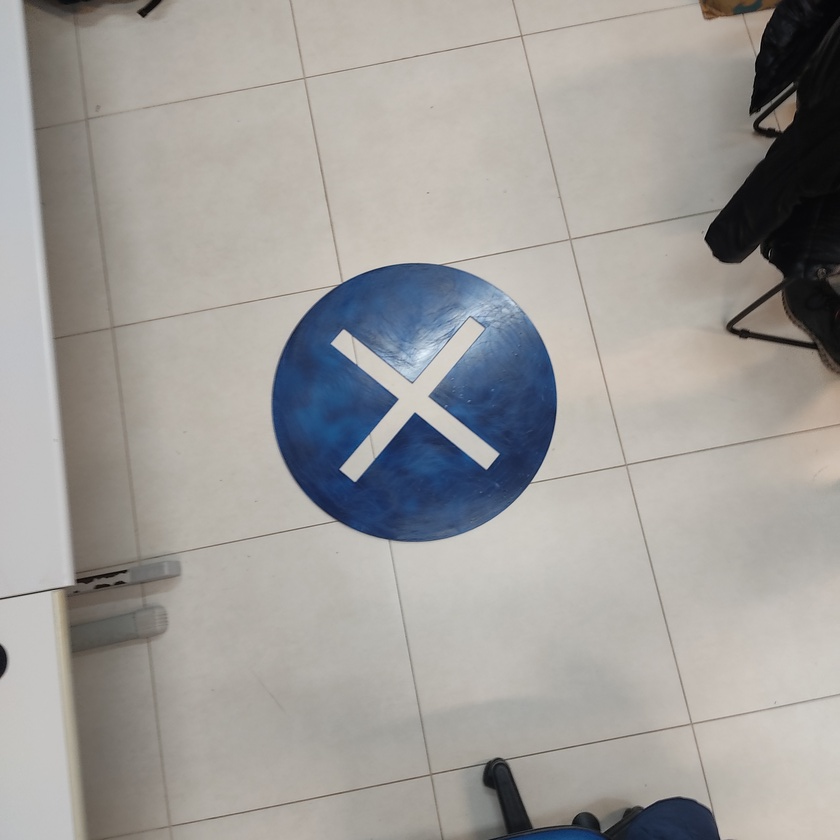
#> input picture Tests/TemplateMatch/Easy-match.jpg, 840 x 840 px, shrunk from 3000 x 3000 before the run, given in place of the camera
$ python contoursAndAreas3.0.py
#> lines starting #> are read from the running program, lines starting #| are printed output that depends on the picture; after the words box and inside, x2 and y2 are one past the last pixel; in counts of white or black regions, pixels touching at a corner belong together
import cv2
import numpy as np

cam = cv2.VideoCapture(1)


while True:
    # retorna exatamente o que a camera estava vendo no instante que a funçao foi chamada
    # em formato de matriz da numpy(MatLike)
    sucess, frame = cam.read()
#> frame is the input picture: shape (840, 840, 3); mean B, G, R 154, 156.9, 159.2


    # para reduzir o ruido da imagem
    # dependendo podemos usar billinearFiltering( pois mantem as bordas mais "afiadas")
    blur = cv2.GaussianBlur(frame, (5, 5), 0)

    # encontra bordas a usando gradiente e binariza a imagem
    # valormin: qualquer valor abaixo não é considerado uma borda
    # valormax: qualquer valor acima dele é considerado uma borda
    # valoresintermediarios que estiverem conectados a um valor max sao considerados bordas
    # L2gradient: quando True usa um algoritmo mais preciso
    # provavelmente precisara de calibração para cada camera

    raw_contours = cv2.Canny(blur, 50, 100, L2gradient=True)
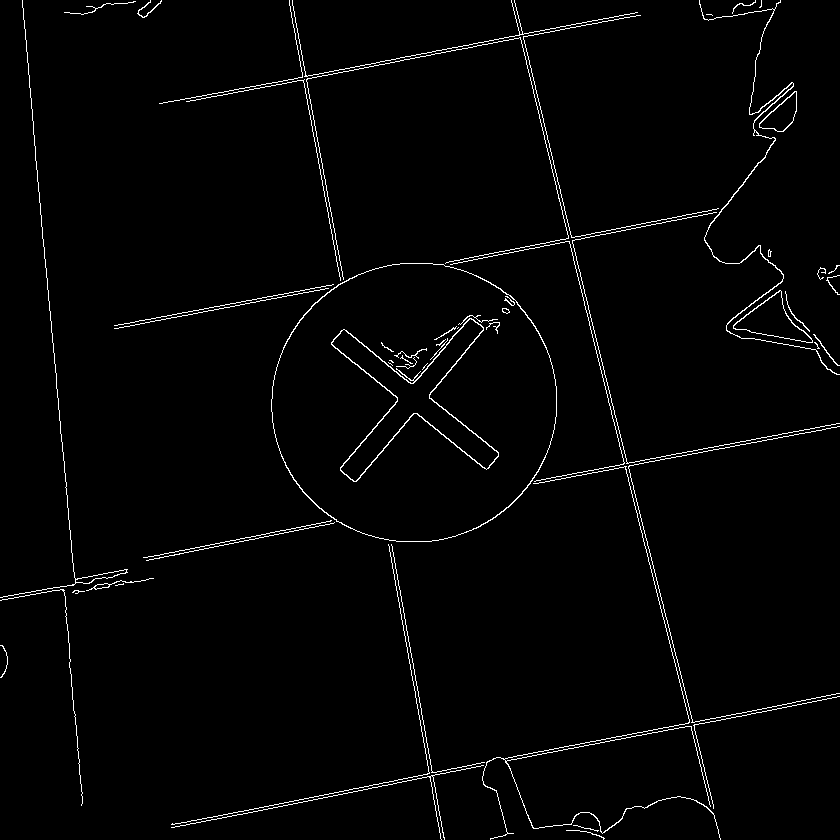
#> raw_contours: shape (840, 840); 1.9% white in thin lines or dots

    # so pega os contornos externos, forma os contornos somente com os pontos essenciais
    contours, hierarchy = cv2.findContours(
        raw_contours, cv2.RETR_EXTERNAL, cv2.CHAIN_APPROX_SIMPLE)
#> contours = 41 contours, 32 with area under 20; largest, box (x1, y1, x2, y2) and area: (271, 263, 557, 542) 62640, (733, 290, 813, 343) 1739, (759, 91, 797, 132) 776, (699, 0, 840, 375) 266, (0, 0, 128, 598) 228

    img_contours = np.uint8(np.zeros((frame.shape[0],frame.shape[1])))

    sel_contours=[]
    max=0
    for contour in contours:
        if contour.shape[0]>max:
            sel_contours=contour
            max=contour.shape[0]
#> this loop made 41 passes
#> max on passes 1, 3, 11, 14: 32, 344, 374, 1152
#> contour on pass 33: [[706, 14], [711, 14], [712, 15], [711, 14]]
#> after the loop, max = 1152; sel_contours = contour of 1152 points, box (x1, y1, x2, y2) (482, 466, 721, 840), area 83
    #print(sel_contours)

    #NUMBER OF CONTOURS (OLNY ORDER) YOU WANT TO
    #sel_contours.append(contours[0])
    #sel_contours.append(contours[1])

    cv2.drawContours(img_contours, sel_contours, -1, (255,255,255), 1)
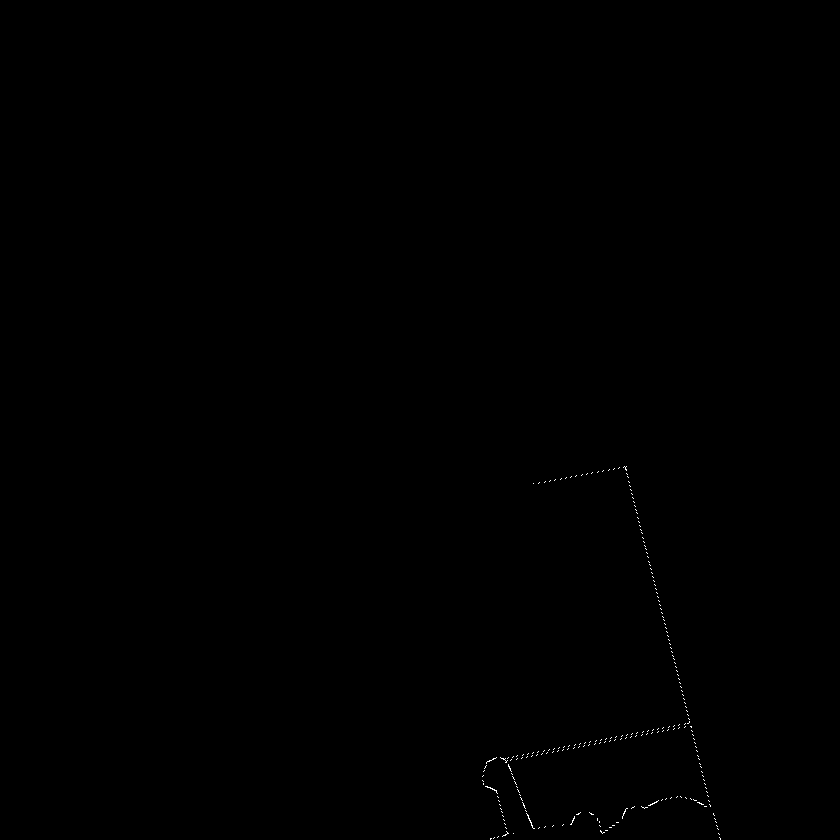
#> img_contours: shape (840, 840); 0.09% white in thin lines or dots, all inside (x1, y1, x2, y2) = (482, 466, 721, 840)
    area = cv2.contourArea(sel_contours)
#> area = 83

    #print text accurately in the window
    font                   = cv2.FONT_HERSHEY_SIMPLEX
    bottomLeftCornerOfText = (10,500)
    fontScale              = 1
    fontColor              = (255,255,255)
    thickness              = 1
    lineType               = 2

    cv2.putText(img_contours,f'{area}pixels',
    bottomLeftCornerOfText,
    font,
    fontScale,
    fontColor,
    thickness,
    lineType)
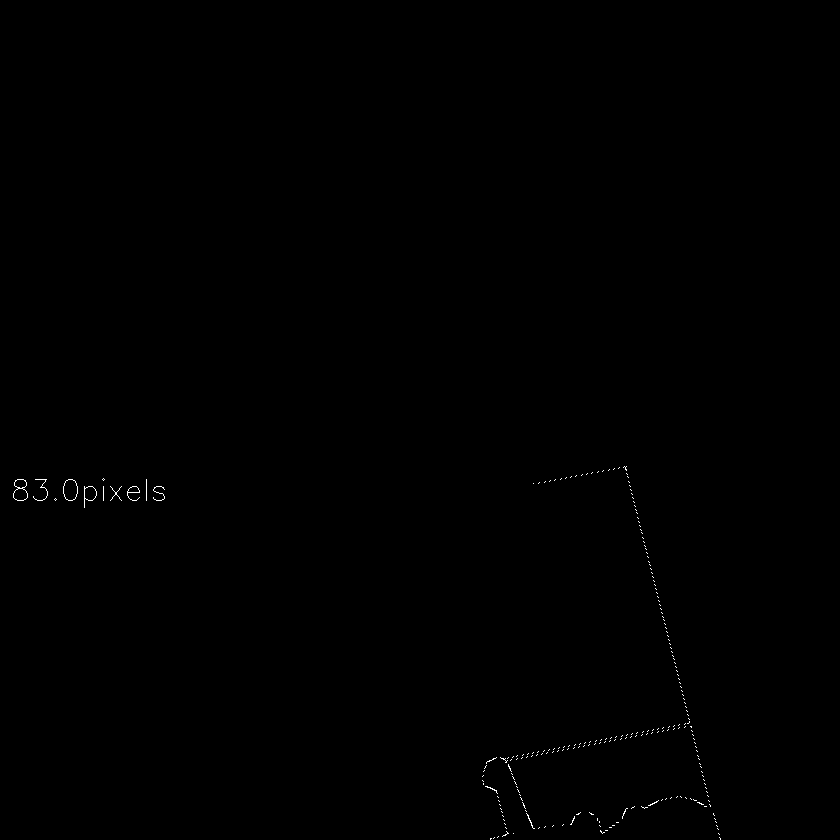
#> img_contours: shape (840, 840); 0.15% white in thin lines or dots, all inside (x1, y1, x2, y2) = (13, 466, 721, 840)
    # mostra o frame atual


    # para cada contorno
    # usado o enumerate pois assim teremos os indices caso quisermos filtra o primeiro
    # é util principalmente quando usado a função threshold ao inves de canny para binarizar
    # ja que no threshold geralmente ele detecta o primero contorno como a propria imagem
    '''
    for i, contour in enumerate(contours):
        # calcula a area em pixels a partir do contorno (precisao muito alta)
        area = cv2.contourArea(contour)
        print(area)
        # if area < x : podemos usar isso para filtrar areas
    '''

    # se o unicode da key apertada for igual ao unicode da letra q
    if cv2.waitKey(1) & 0xFF == ord('q'):
#> (key q is pressed here)
        break
cv2.destroyAllWindows()

$ run again, on Tests/TemplateMatch/Hard-match.jpg
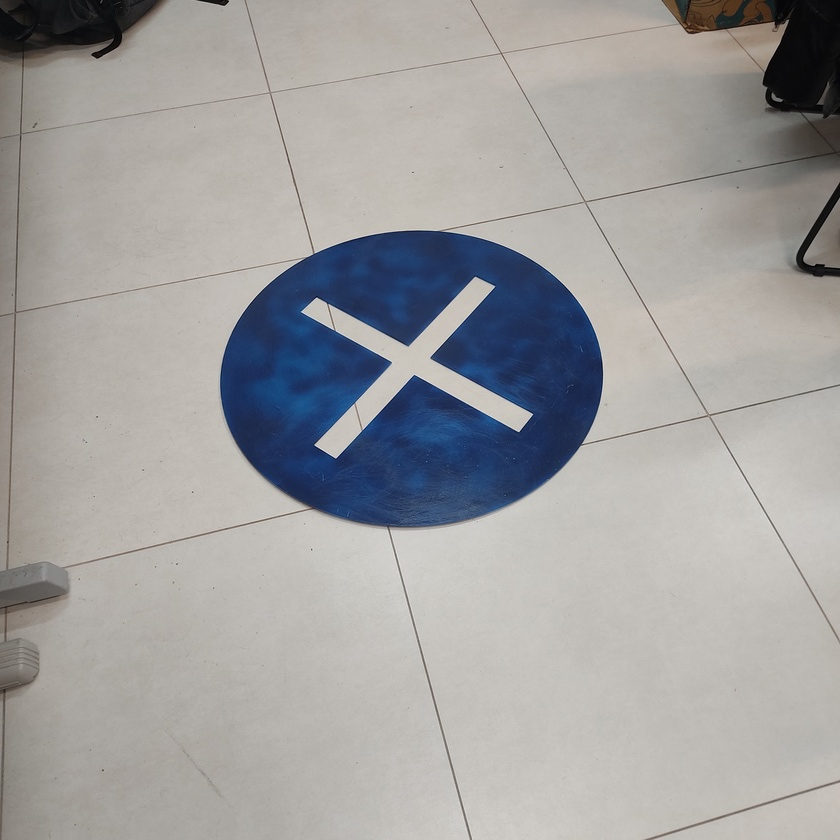
#> input picture Tests/TemplateMatch/Hard-match.jpg, 840 x 840 px, shrunk from 3000 x 3000 before the run, given in place of the camera
#> frame is the input picture: shape (840, 840, 3); mean B, G, R 159.4, 159.5, 160.4
#> `raw_contours = cv2.Canny(blur, 50, 100, L2gradient=True)`:
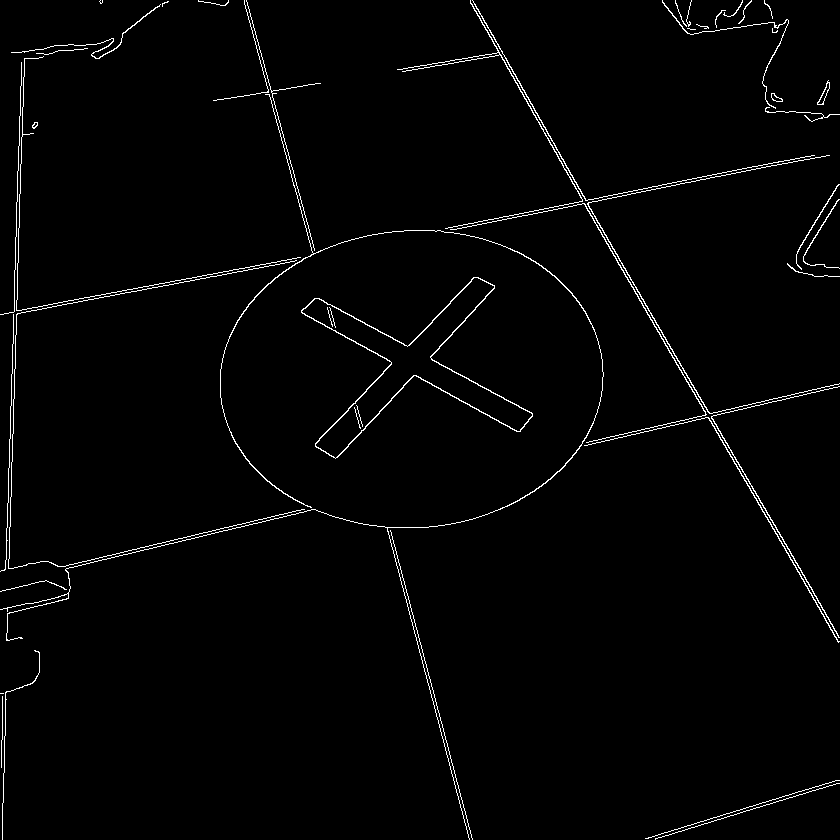
#> raw_contours: shape (840, 840); 1.7% white in thin lines or dots
#> contours = 43 contours, 28 with area under 20; largest, box (x1, y1, x2, y2) and area: (301, 277, 533, 459) 10649, (0, 94, 604, 840) 293, (584, 417, 840, 643) 131, (711, 386, 840, 638) 124, (450, 203, 707, 443) 121
#> the loop `for contour in contours:` made 43 passes
#> max on passes 1, 2, 7, 8, 13, 14, 17, 20: 224, 234, 330, 494, 527, 571, 662, 1879
#> after the loop `for contour in contours:`: max = 1879; sel_contours = contour of 1879 points, box (x1, y1, x2, y2) (0, 94, 604, 840), area 293
#> area = 293
#> `cv2.putText(img_contours,f'{area}pixels', bottomLeftCornerOfText, font..`:
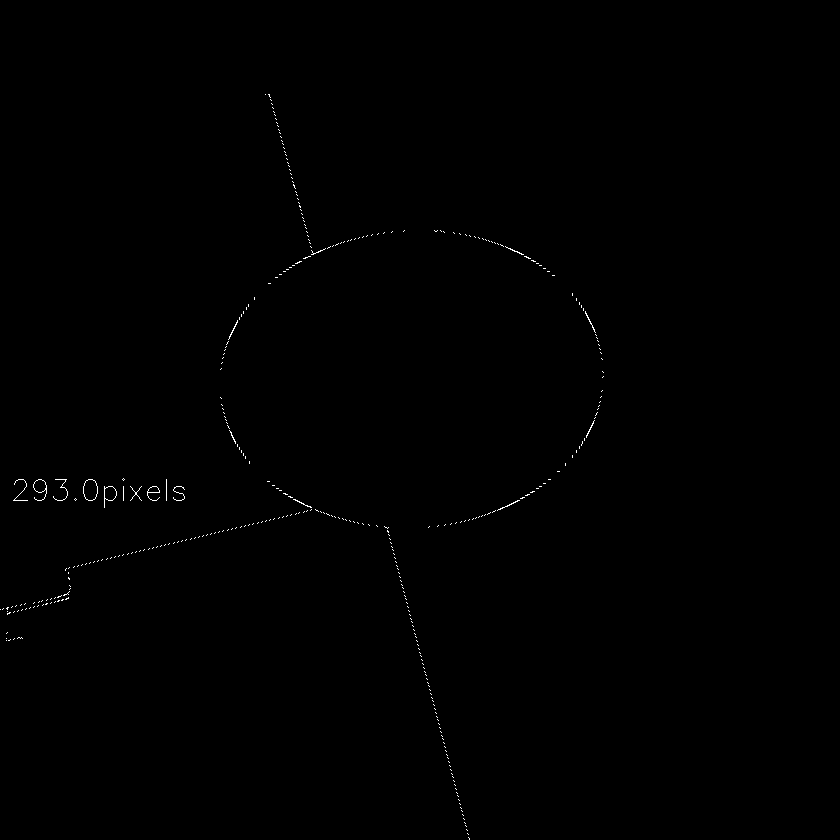
#> img_contours: shape (840, 840); 0.22% white in thin lines or dots, all inside (x1, y1, x2, y2) = (0, 94, 604, 840)
